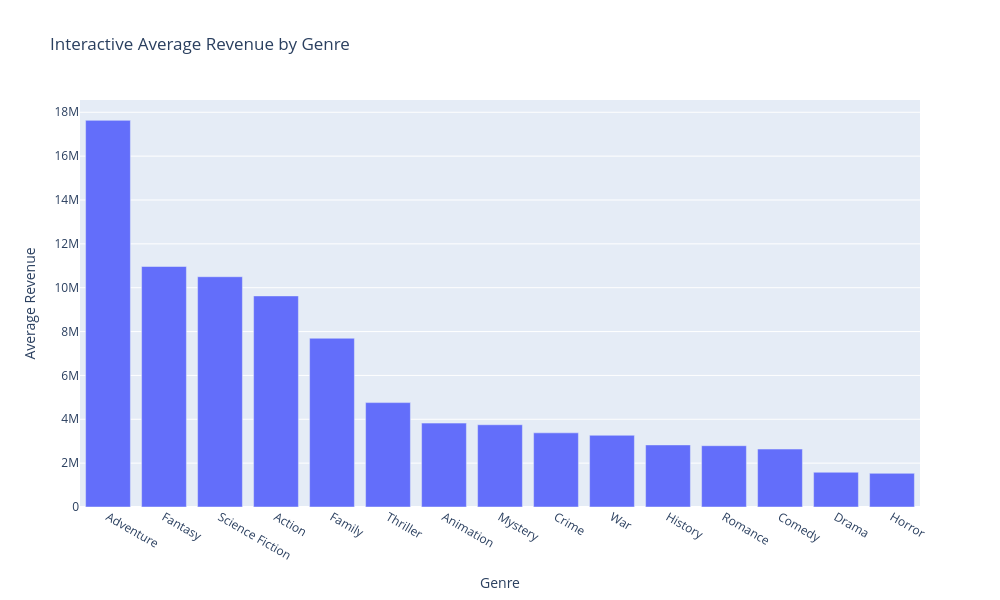

The notebook cell saved with this chart:
### Markdown cell above
# Interactive Genre Revenue

### Code cell
genre_plot_df = df.dropna(subset=['genres']).copy()

genre_plot_df['genre'] = genre_plot_df['genres'].str.split(',')

genre_plot_df = genre_plot_df.explode('genre')

genre_plot_df['genre'] = genre_plot_df['genre'].str.strip()

genre_summary = (
    genre_plot_df
    .groupby('genre')
    .agg(
        average_revenue=('revenue', 'mean'),
        movie_count=('title', 'count')
    )
    .reset_index()
)

genre_summary = genre_summary[
    genre_summary['movie_count'] >= 100
]

genre_summary = genre_summary.sort_values(
    'average_revenue',
    ascending=False
).head(15)

fig = px.bar(
    genre_summary,
    x='genre',
    y='average_revenue',
    hover_data=['movie_count'],
    title='Interactive Average Revenue by Genre',
    labels={
        'genre': 'Genre',
        'average_revenue': 'Average Revenue'
    }
)

fig.update_layout(
    width=1000,
    height=600
)

fig.show()

### Figure 1 — Plotly figure (JSON) as saved in the notebook; plotly's stock layout.template omitted (floating-point values rounded to 4 significant figures)
{"data": [{"customdata": [[16693], [13487], [13679], [31362], [17636], [33003], [25504], [12679], [24537], [7348], [10238], [35911], [91237], [139505], [30244]], "hovertemplate": "Genre=%{x}<br>Average Revenue=%{y}<br>movie_count=%{customdata[0]}<extra></extra>", "legendgroup": "", "marker": {"color": "#636efa", "pattern": {"shape": ""}}, "name": "", "orientation": "v", "showlegend": false, "textposition": "auto", "type": "bar", "x": ["Adventure", "Fantasy", "Science Fiction", "Action", "Family", "Thriller", "Animation", "Mystery", "Crime", "War", "History", "Romance", "Comedy", "Drama", "Horror"], "xaxis": "x", "y": [17630000.0, 10970000.0, 10500000.0, 9626000.0, 7696000.0, 4761000.0, 3826000.0, 3751000.0, 3382000.0, 3270000.0, 2831000.0, 2795000.0, 2642000.0, 1584000.0, 1535000.0], "yaxis": "y"}], "layout": {"barmode": "relative", "height": 600, "legend": {"tracegroupgap": 0}, "title": {"text": "Interactive Average Revenue by Genre"}, "width": 1000, "xaxis": {"anchor": "y", "domain": [0, 1], "title": {"text": "Genre"}}, "yaxis": {"anchor": "x", "domain": [0, 1], "title": {"text": "Average Revenue"}}}}
